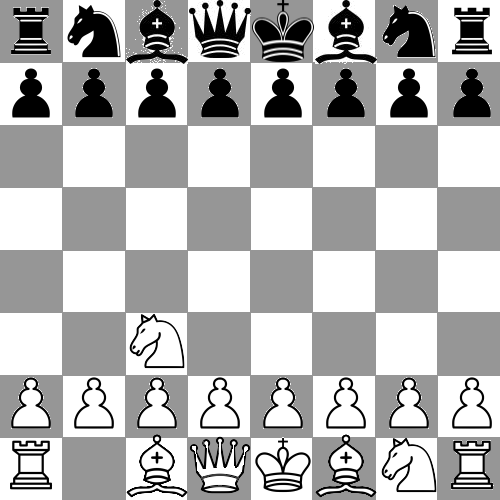
#> input picture images/chess0.png, 500 x 500 px
$ python -i detect.py   (imports and definitions only)
#> lines starting #> are read from the running program, lines starting #| are printed output that depends on the picture; after the words box and inside, x2 and y2 are one past the last pixel; in counts of white or black regions, pixels touching at a corner belong together
import cv2
import math
import numpy
import collections
import urllib
import tempfile

Point = collections.namedtuple("Point", "x y")

def find_chessboard(edges, min_square_dim = 15):
    """
    Finds the chessboard in an image given its edge matrix.

    Accepts an optional parameter, min_square_dim, specifying the minimum
    expected dimension of the chessboard squares.
    """

    def is_in_chessboard(row_or_col):
        """
        Given a row or column, returns whether it is considered
        in or out of the chessboard using a naive algorithm.
        """

        nonzero, = row_or_col.nonzero()

        # compute the approximate number of crossed squares
        squares = 0
        for i, j in zip(nonzero, nonzero[1:]):
            if j - i >= min_square_dim:
                squares += 1

        return squares >= 8

    # build corner candidates in each dimension by iterating over
    # lines and columns and finding which are inside the chessboard
    y_cc = [y for y, line in enumerate(edges) if is_in_chessboard(line)]
    x_cc = [x for x, col in enumerate(edges.T) if is_in_chessboard(col)]

    if not x_cc or not y_cc:
        return None, None

    # return the extreme points
    return (Point(x_cc[0], y_cc[0]), Point(x_cc[-1], y_cc[-1]))

def find_chessboard_squares(image, min_square_dim):
    """
    Convenience wrapper to find chessboard squares directly.
    """

    return compute_chessboard_squares(find_chessboard(image, min_square_dim))

def compute_chessboard_squares(e1, e2):
    """
    Given the extreme points for a chessboard, returns a list
    of tuples of points, where each tuple contains the extreme points
    of a square in the chessboard.
    """

    squares = []

    # equal in an ideal world
    square_dim_x = int(math.ceil((e2.x - e1.x)/8.0))
    square_dim_y = int(math.ceil((e2.y - e1.y)/8.0))

    y = e1.y
    while y < e2.y - square_dim_y/2:
        x = e1.x
        while x < e2.x - square_dim_x/2:
            extr_x = min(x + square_dim_x, e2.x)
            extr_y = min(y + square_dim_y, e2.y)

            sq = (Point(x, y), Point(extr_x, extr_y))
            squares.append(sq)

            x += square_dim_x

        y += square_dim_y

    return squares

def recognize_pieces(edges, v, squares):
    """
    Given the edge matrix and V component in the HSV space of the chessboard
    image, as well as the list of chessboard squares, returns a list whose
    elements are either "W", when the corresponding square contains a white
    piece, "B", when the piece is black, or None, when it contains no pieces.
    """

    pieces = []

    v = cv2.equalizeHist(v)
    for p1, p2 in squares:
        # count the number of slightly centered edges
        occupancy = sum(edges[y][x]
                        for x in range(p1.x + 5, p2.x - 5)
                        for y in range(p1.y + 5, p2.y - 5))

        if occupancy > 70*255:
            corners = (v[p1.y][p1.x], v[p1.y][p2.x],
                       v[p2.y][p1.x], v[p2.y][p2.x])

            # average v-component of the corners
            avg = sum(map(float, corners)) / len(corners)

            # black pixels should be relatively black
            # when compared to the corner average
            black = sum(v[y][x] / avg < 0.2
                        for x in range(p1.x, p2.x + 1)
                        for y in range(p1.y, p2.y + 1))

            if black >= 1000 and black != 1049:
                color = "B"
            else:
                color = "W"

            pieces.append(color)
        else:
            pieces.append(None)

    return pieces

# Funcao que eu usei para fazer a comunicacao entre as partes.
# Recebe uma imagem e devolve o vetor
# Ainda nao coloquei protecao contra erros como
# pecas trocando de cor, pecas a menos, ou a mais, ainda vou fazer isso
def gerar_vetor(path):

#> called with path = 'images/chess0.png'
    BLUE = (255, 0, 0)
    BLACK = (0, 0, 0)
    WHITE = (255, 255, 255)

    image = cv2.imread(path)
#> image is the input picture: shape (500, 500, 3); min 0, max 255, mean 181.5

    hsv = cv2.cvtColor(image, cv2.COLOR_BGR2HSV)
#> hsv: shape (500, 500, 3); mean H, S, V 0, 0, 181.5
    _, _, v = cv2.split(hsv)

    edges = cv2.Canny(v, 70, 100)
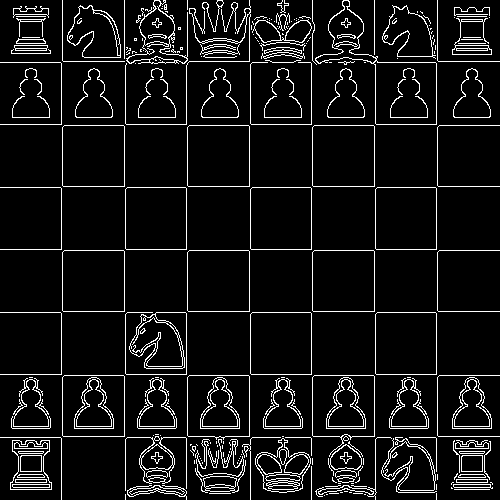
#> edges: shape (500, 500); 7.8% white in thin lines or dots
    e1, e2 = find_chessboard(edges)
#> in find_chessboard, `y_cc = [y for y, line in enumerate(edges) if is_in_chessboard(line)]`: y_cc = 210 values from 0 to 490
#> in find_chessboard, `x_cc = [x for x, col in enumerate(edges.T) if is_in_chessboard(col)]`: x_cc = 296 values from 13 to 489
#> e1 = (13, 0); e2 = (489, 490)
    if (e1, e2) == (None, None):
        print >>sys.stderr, "No chessboard found."

    cv2.rectangle(image, e1, e2, BLUE)
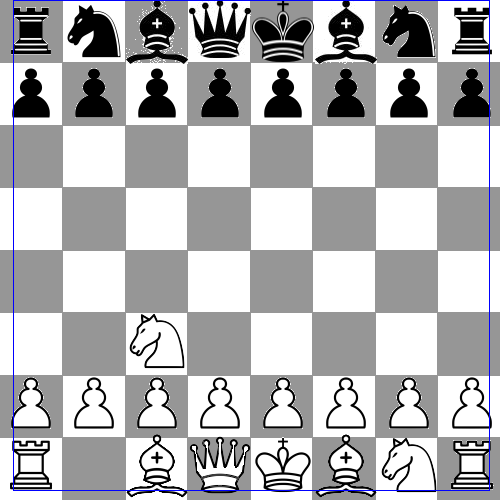
#> image: shape (500, 500, 3); 0.77% of pixels changed, all inside (x1, y1, x2, y2) = (13, 0, 490, 491)

    squares = compute_chessboard_squares(e1, e2)
#> in compute_chessboard_squares, `square_dim_x = int(math.ceil((e2.x - e1.x)/8.0))`: square_dim_x = 60
#> in compute_chessboard_squares, `square_dim_y = int(math.ceil((e2.y - e1.y)/8.0))`: square_dim_y = 62
#> in compute_chessboard_squares, `y = e1.y`: y = 0
#> the loop in compute_chessboard_squares, `while y < e2.y - square_dim_y/2:` made 8 passes
#> y on passes 1 to 8: 62, 124, 186, 248, 310, 372, 434, 496
#> after the loop in compute_chessboard_squares, `while y < e2.y - square_dim_y/2:`: squares = 64 items; y = 496
#> squares = 64 items
    pieces = recognize_pieces(edges, v, squares)
#> in recognize_pieces, `v = cv2.equalizeHist(v)`:
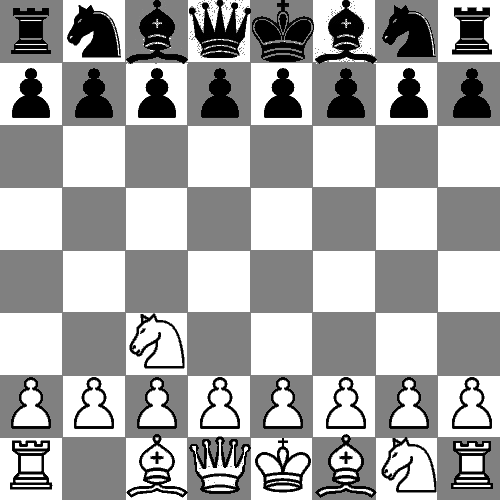
#> v: shape (500, 500); min 0, max 255, mean 167.8
#> the loop in recognize_pieces, `for p1, p2 in squares:` made 64 passes
#> (p1, p2, occupancy, corners, avg, black, color) on passes 1 to 10: ((13, 0), (73, 62), 120615, (128, 255, 128, 128), 159.8, 1199, 'B'), ((73, 0), (133, 62), 77520, (255, 128, 128, 133), 161, 1663, 'B'), ((133, 0), (193, 62), 130560, (128, 255, 133, 128), 161, 1370, 'B'), ((193, 0), (253, 62), 127245, (255, 128, 128, 128), 159.8, 1626, 'B'), ((253, 0), (313, 62), 128520, (128, 255, 128, 128), 159.8, 1914, 'B'), ((313, 0), (373, 62), 82365, (255, 255, 128, 3), 160.2, 1367, 'B'), ((373, 0), (433, 62), 62220, (255, 128, 3, 128), 128.5, 1679, 'B'), ((433, 0), (489, 62), 99960, (128, 255, 128, 128), 159.8, 1143, 'B'), ((13, 62), (73, 124), 53805, (128, 128, 255, 128), 159.8, 1135, 'B'), ((73, 62), (133, 124), 55590, (128, 133, 128, 255), 161, 1147, 'B')
#> (occupancy, corners, avg, black, color) on passes 61 to 64: (115515, (128, 255, 255, 128), 191.5, 738, 'W'), (86955, (255, 255, 128, 0), 159.5, 683, 'W'), (81345, (255, 128, 0, 7), 97.5, 437, 'W'), (109140, (128, 255, 7, 128), 129.5, 789, 'W')
#> after the loop in recognize_pieces, `for p1, p2 in squares:`: pieces = 64 items, first 6: 'B', 'B', 'B', 'B', 'B', 'B'
#> pieces = 64 items, first 6: 'B', 'B', 'B', 'B', 'B', 'B'

    vetor = []
    for (p1, p2), color in zip(squares, pieces):
        if color == "B":
            vetor.append('1')
        elif color == "W":
            vetor.append('2')
        else:
            vetor.append('0')
#> this loop made 64 passes
#> (p1, p2, color) on passes 1 to 12: ((13, 0), (73, 62), 'B'), ((73, 0), (133, 62), 'B'), ((133, 0), (193, 62), 'B'), ((193, 0), (253, 62), 'B'), ((253, 0), (313, 62), 'B'), ((313, 0), (373, 62), 'B'), ((373, 0), (433, 62), 'B'), ((433, 0), (489, 62), 'B'), ((13, 62), (73, 124), 'B'), ((73, 62), (133, 124), 'B'), ((133, 62), (193, 124), 'B'), ((193, 62), (253, 124), 'B')
#> after the loop, vetor = 64 items, first 6: '1', '1', '1', '1', '1', '1'

    return vetor


"""

if __name__ == "__main__":
    import sys
    import urllib
    import tempfile

    BLUE = (255, 0, 0)
    BLACK = (0, 0, 0)
    WHITE = (255, 255, 255)

    if len(sys.argv) > 1 and sys.argv[1].startswith("http://"):
        def url_iter():
            tmpfile = tempfile.mktemp()

            while True:
                response = urllib.urlopen(sys.argv[1])
                with open(tmpfile, "wb") as tmp:
                    tmp.write(response.read())

                yield cv2.imread(tmpfile)

        images = url_iter()
    else:
        try:
            cam_id = int(sys.argv[1] if len(sys.argv) > 1 else 0)
            vc = cv2.VideoCapture(cam_id)
            assert(vc.isOpened())

            def cam_iter():
                for i in range(5):
                    success, image = vc.read()
                    assert success
                while True:
                    success, image = vc.read()
                    assert success
                    yield image

            images = cam_iter()
        except ValueError:
            images = map(cv2.imread, sys.argv[1:])

    for image in images:
        hsv = cv2.cvtColor(image, cv2.COLOR_BGR2HSV)
        _, _, v = cv2.split(hsv)

        edges = cv2.Canny(v, 70, 100)
        e1, e2 = find_chessboard(edges)
        if (e1, e2) == (None, None):
            print >>sys.stderr, "No chessboard found."
            continue

        cv2.rectangle(image, e1, e2, BLUE)

        squares = compute_chessboard_squares(e1, e2)
        pieces = recognize_pieces(edges, v, squares)

        for (p1, p2), color in zip(squares, pieces):
            if color == "B":
                cv2.rectangle(image, p1, p2, BLACK)
            elif color == "W":
                cv2.rectangle(image, p1, p2, WHITE)

        cv2.imshow("chessboard", image)
        cv2.waitKey(0)
"""

>>> result = gerar_vetor('images/chess0.png')
#> result = 64 items, first 6: '1', '1', '1', '1', '1', '1'

$ run again, on images/chess10.png
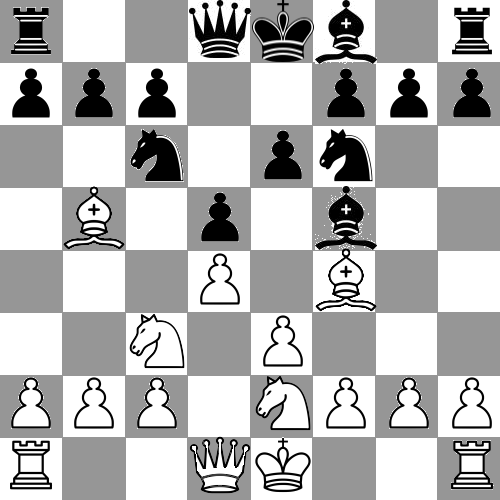
#> input picture images/chess10.png, 500 x 500 px
#> in gerar_vetor, image is the input picture: shape (500, 500, 3); min 0, max 255, mean 182.2
#> hsv: shape (500, 500, 3); mean H, S, V 0, 0, 182.2
#> in gerar_vetor, `edges = cv2.Canny(v, 70, 100)`:
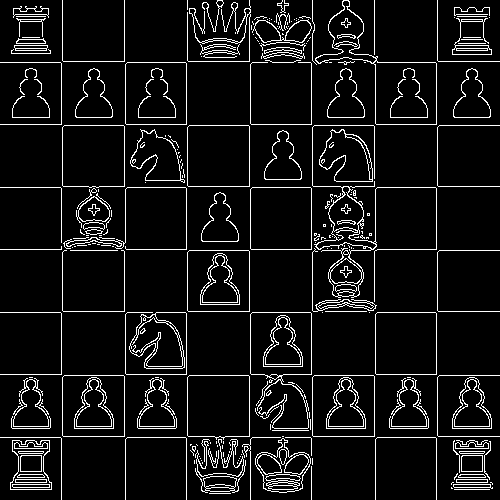
#> edges: shape (500, 500); 7.8% white in thin lines or dots
#> y_cc = 341 values from 0 to 492
#> x_cc = 233 values from 13 to 489
#> e1 = (13, 0); e2 = (489, 492)
#> image: shape (500, 500, 3); 0.77% of pixels changed, all inside (x1, y1, x2, y2) = (13, 0, 490, 493)
#> square_dim_x = 60
#> square_dim_y = 62
#> in compute_chessboard_squares, `y = e1.y`: y = 0
#> the loop in compute_chessboard_squares, `while y < e2.y - square_dim_y/2:` made 8 passes
#> y on passes 1 to 8: 62, 124, 186, 248, 310, 372, 434, 496
#> after the loop in compute_chessboard_squares, `while y < e2.y - square_dim_y/2:`: squares = 64 items; y = 496
#> in gerar_vetor, `squares = compute_chessboard_squares(e1, e2)`: squares = 64 items
#> in recognize_pieces, `v = cv2.equalizeHist(v)`:
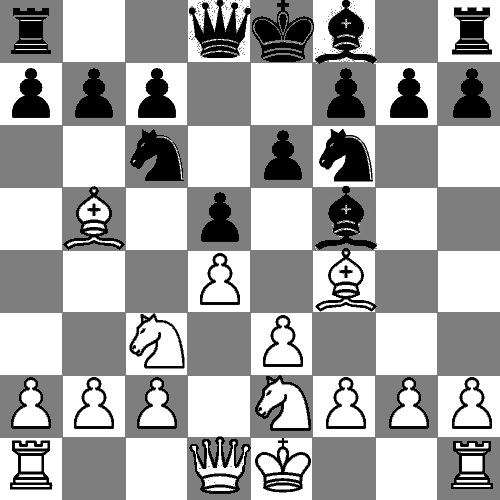
#> v: shape (500, 500); min 0, max 255, mean 167.9
#> the loop in recognize_pieces, `for p1, p2 in squares:` made 64 passes
#> (p1, p2, occupancy, corners, avg, black, color) on passes 1, 4, 5, 6, 8, 9: ((13, 0), (73, 62), 119085, (126, 255, 126, 126), 158.2, 1124, 'B'), ((193, 0), (253, 62), 127245, (255, 126, 126, 126), 158.2, 1626, 'B'), ((253, 0), (313, 62), 128520, (126, 255, 126, 126), 158.2, 1914, 'B'), ((313, 0), (373, 62), 82365, (255, 255, 126, 3), 159.8, 1367, 'B'), ((433, 0), (489, 62), 99960, (126, 255, 126, 126), 158.2, 1124, 'B'), ((13, 62), (73, 124), 53805, (126, 126, 255, 126), 158.2, 1135, 'B')
#> the loop in gerar_vetor, `for (p1, p2), color in zip(squares, pieces):` made 64 passes
#> (p1, p2, color) on passes 1 to 8: ((13, 0), (73, 62), 'B'), ((73, 0), (133, 62), None), ((133, 0), (193, 62), None), ((193, 0), (253, 62), 'B'), ((253, 0), (313, 62), 'B'), ((313, 0), (373, 62), 'B'), ((373, 0), (433, 62), None), ((433, 0), (489, 62), 'B')
#> after the loop in gerar_vetor, `for (p1, p2), color in zip(squares, pieces):`: vetor = 64 items, first 6: '1', '0', '0', '1', '1', '1'

$ run again, on images/chess102.png
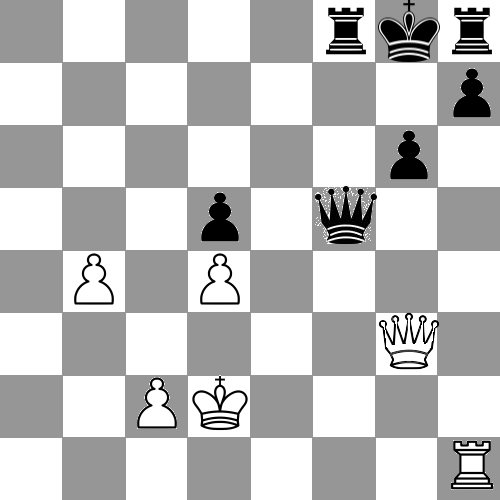
#> input picture images/chess102.png, 500 x 500 px
#> in gerar_vetor, image is the input picture: shape (500, 500, 3); min 0, max 255, mean 193.3
#> hsv: shape (500, 500, 3); mean H, S, V 0, 0, 193.3
#> in gerar_vetor, `edges = cv2.Canny(v, 70, 100)`:
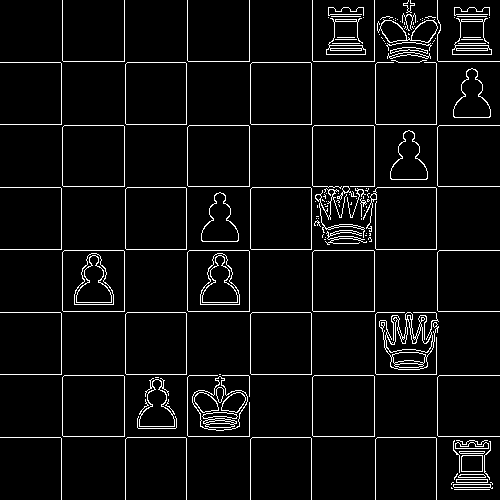
#> edges: shape (500, 500); 5.1% white in thin lines or dots
#> y_cc = 190 values from 7 to 488
#> x_cc = 70 values from 199 to 489
#> e1 = (199, 7); e2 = (489, 488)
#> image: shape (500, 500, 3); 0.62% of pixels changed, all inside (x1, y1, x2, y2) = (199, 7, 490, 489)
#> square_dim_x = 37
#> square_dim_y = 61
#> in compute_chessboard_squares, `y = e1.y`: y = 7
#> the loop in compute_chessboard_squares, `while y < e2.y - square_dim_y/2:` made 8 passes
#> y on passes 1 to 8: 68, 129, 190, 251, 312, 373, 434, 495
#> after the loop in compute_chessboard_squares, `while y < e2.y - square_dim_y/2:`: squares = 64 items; y = 495
#> in gerar_vetor, `squares = compute_chessboard_squares(e1, e2)`: squares = 64 items
#> in recognize_pieces, `v = cv2.equalizeHist(v)`:
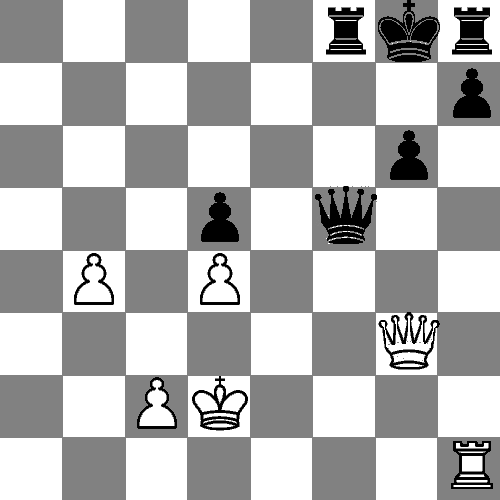
#> v: shape (500, 500); min 0, max 255, mean 181.3
#> the loop in recognize_pieces, `for p1, p2 in squares:` made 64 passes
#> (p1, p2, occupancy, corners, avg, black, color) on passes 2, 4, 5, 6, 7, 8: ((236, 7), (273, 68), 18870, (255, 129, 129, 255), 192, 0, 'W'), ((310, 7), (347, 68), 48450, (129, 130, 255, 129), 160.8, 644, 'W'), ((347, 7), (384, 68), 57375, (130, 129, 129, 255), 160.8, 628, 'W'), ((384, 7), (421, 68), 86700, (129, 129, 255, 255), 192, 1317, 'B'), ((421, 7), (458, 68), 44115, (129, 130, 255, 129), 160.8, 592, 'W'), ((458, 7), (489, 68), 67065, (130, 130, 129, 129), 129.5, 1053, 'B')
#> the loop in gerar_vetor, `for (p1, p2), color in zip(squares, pieces):` made 64 passes
#> (p1, p2, color) on passes 1 to 8: ((199, 7), (236, 68), None), ((236, 7), (273, 68), 'W'), ((273, 7), (310, 68), None), ((310, 7), (347, 68), 'W'), ((347, 7), (384, 68), 'W'), ((384, 7), (421, 68), 'B'), ((421, 7), (458, 68), 'W'), ((458, 7), (489, 68), 'B')
#> after the loop in gerar_vetor, `for (p1, p2), color in zip(squares, pieces):`: vetor = 64 items, first 6: '0', '2', '0', '2', '2', '1'
